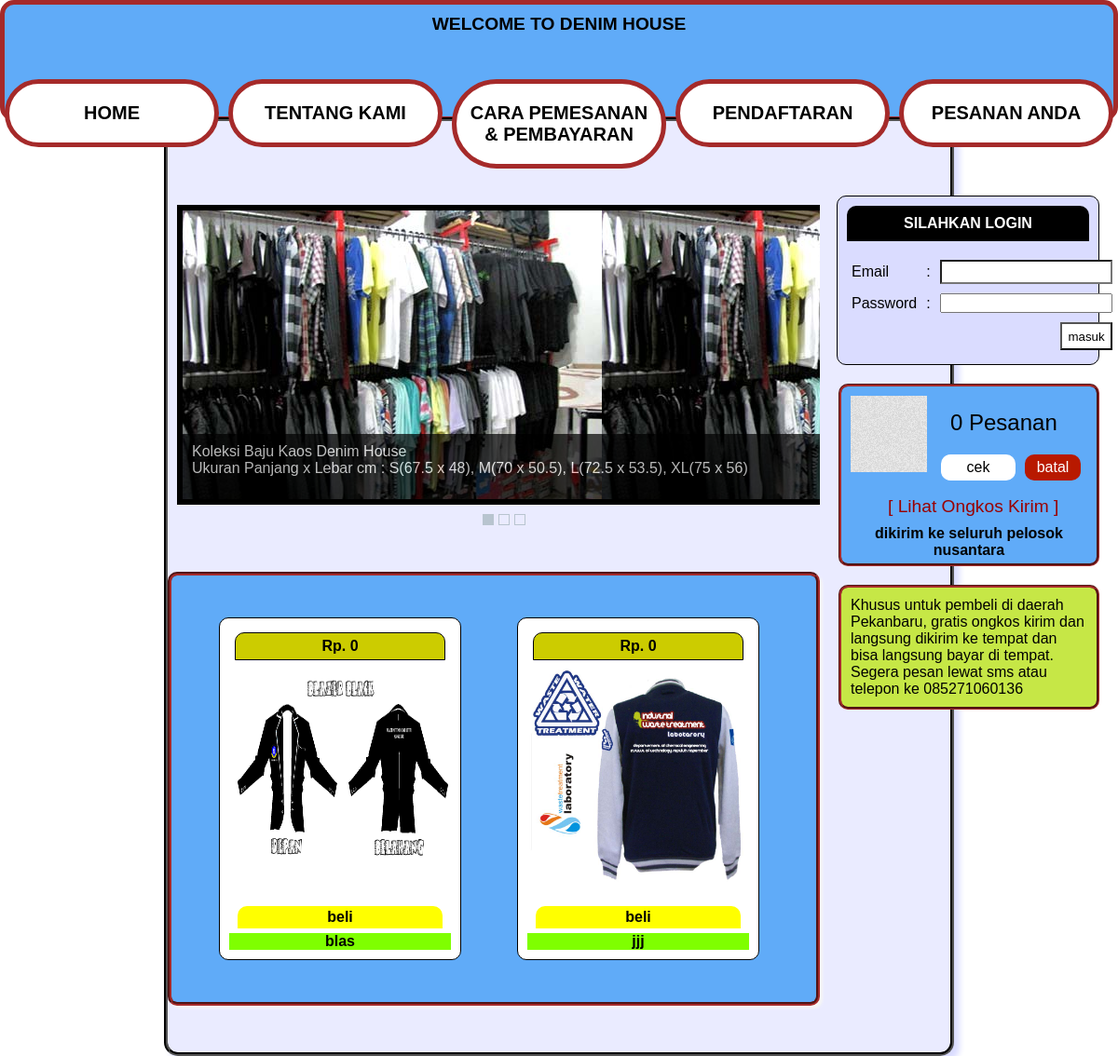
Page /pemesanan/hal_konsumen.php on the committed database.
### tables this page shows
CREATE TABLE IF NOT EXISTS `tb_katalog` (
  `id` int(11) NOT NULL AUTO_INCREMENT,
  `nama_baju` varchar(100) NOT NULL,
  `nama_gambar` varchar(100) NOT NULL,
  `ukuran` int(11) NOT NULL,
  `jenis_file` varchar(100) NOT NULL,
  `jenis_katagori` varchar(50) NOT NULL,
  `harga_baju` int(11) NOT NULL,
  `tgl_upload` date NOT NULL,
  `keterangan` text NOT NULL,
  PRIMARY KEY (`id`)
);

### pemesanan/home_konsumen.php (the view, shortened to what this page needs)
<?php
    $ambil_katalog  = mysql_query("SELECT*from tb_katalog");
    $jumlah_katalog = mysql_num_rows($ambil_katalog);
?>
<section>
    <div id="slidebisnis">
        <a href="../images/ukuran_denim.jpg">
            <span>
                    Koleksi Baju Kaos Denim House <br>
                    Ukuran Panjang x Lebar cm : S(67.5 x 48), M(70 x 50.5), L(72.5 x 53.5), XL(75 x 56)
            </span>
	</a>
    </div>
    </section>
<section>
    <?php if($jumlah_katalog==0){
        echo "<h1>Tidak ada data</h1>";
    }else{
    ?>
    <ul class="clearfix">
        <?php
        $n = 1;
            while($data_katalog = mysql_fetch_array($ambil_katalog)){
        ?>
        <li>
            <div>
                <span>
                    <?php
                           $format_rupiah = number_format($data_katalog['harga_baju'], 0, ",", ".");
                           echo "Rp. ".$format_rupiah;
                     ?>
                </span>
                <img src="../upload/<?php echo $data_katalog['nama_gambar']; ?>" />
                      <a href="#" class="beli_<?php echo $n; ?>">beli</a>
                <span><?php echo $data_katalog['nama_baju']; ?></span>
            </div>
        </li>
        <?php
        $n++;
        }
        ?>
    </ul>
    <?php } ?>
</section>

### css/css_hal_konsumen.css (style rules this page uses)
html, body, blockquote, div, form, h1, h2, h3, h4, h5, h6, ol, p, pre, table, ul, li, tbody, td, tfoot, th, thead, tr, button, a, b, br, em, i, img, small, span, strong, sub, sup, legend, fieldset { margin: 0; padding: 0; border:0 none; outline:0 none; font-size:100%; list-style: none; }
article, aside, footer, header, hgroup, menu, nav, section { display: block; }
.clearfix:after { content: "."; display: block; height:0; clear:both; visibility:hidden; }
.clearfix { display: inline-block; }
.clearfix { display:block; }
body { font-family: arial; }
img { max-width: 100%; height: auto; width: auto\9; }
a { color: #000000; text-decoration:none; }
#content-wrapper>section:first-of-type { margin-bottom: 30px; }
#content-wrapper>section:first-of-type div { padding: 10px; }
#content-wrapper>section:last-of-type { background-color: #60abf8; border-radius: 10px; border: 4px groove brown; padding: 5px; box-shadow: 3px 3px 3px #f6f6f6; }
#content-wrapper>section:last-of-type ul { padding: 10px; margin: 0 auto; width: 650px; }
#content-wrapper>section:last-of-type ul li { width: 40%; float: left; margin: 10px; position: relative; padding:20px; font-weight: bold; }
#content-wrapper>section:last-of-type ul li div { border: 1px solid black; padding: 10px; background-color: white; text-align: center; position: relative; border-radius: 10px; }
#content-wrapper>section:last-of-type ul li img { height: 250px; width: 250px }
#content-wrapper>section:last-of-type ul li div span:first-child { padding: 5px; background-color: #cccc00; border-top-right-radius: 10px; border-top-left-radius: 10px; width: 90%; border: 1px solid black; text-align: center; display: block; margin: 5px auto; }
#content-wrapper>section:last-of-type ul li span:last-child { background-color: chartreuse; width: 100%; display: block; }
#content-wrapper>section:last-of-type ul li a { width: 90%; padding: 3px; text-align: center; margin: 5px auto; display: block; background-color: yellow; border-top-left-radius: 10px; border-top-right-radius: 10px; }
#slidebisnis { border: 6px solid black; }

### css/coin-slider-styles.css (style rules this page uses)
.coin-slider a { text-decoration: none; outline: none; border: none; }

### rows in the picture
tb_katalog: harga_baju "0", nama_gambar (picture), nama_baju "blas"
tb_katalog: harga_baju "0", nama_gambar (picture), nama_baju "jjj"
